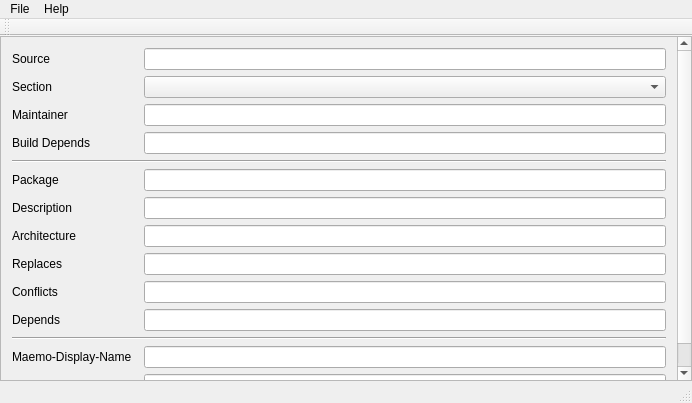
<?xml version="1.0" encoding="UTF-8"?>
<ui version="4.0">
 <class>MainWindow</class>
 <widget class="QMainWindow" name="MainWindow">
  <property name="geometry">
   <rect>
    <x>0</x>
    <y>0</y>
    <width>692</width>
    <height>403</height>
   </rect>
  </property>
  <property name="windowTitle">
   <string>CSSU Maintenance</string>
  </property>
  <widget class="QWidget" name="centralWidget">
   <layout class="QGridLayout" name="gridLayout">
    <property name="margin">
     <number>0</number>
    </property>
    <item row="0" column="0">
     <widget class="QScrollArea" name="scrollArea">
      <property name="frameShadow">
       <enum>QFrame::Plain</enum>
      </property>
      <property name="widgetResizable">
       <bool>true</bool>
      </property>
      <widget class="QWidget" name="scrollAreaWidgetContents">
       <property name="geometry">
        <rect>
         <x>0</x>
         <y>0</y>
         <width>686</width>
         <height>348</height>
        </rect>
       </property>
       <layout class="QGridLayout" name="gridLayout_2">
        <item row="0" column="0">
         <widget class="QLabel" name="label">
          <property name="text">
           <string>Source</string>
          </property>
         </widget>
        </item>
        <item row="0" column="2">
         <widget class="QLineEdit" name="sourceLineEdit"/>
        </item>
        <item row="1" column="0">
         <widget class="QLabel" name="label_2">
          <property name="text">
           <string>Section</string>
          </property>
         </widget>
        </item>
        <item row="1" column="2">
         <widget class="QComboBox" name="sectionsBox"/>
        </item>
        <item row="2" column="0">
         <widget class="QLabel" name="label_3">
          <property name="text">
           <string>Maintainer</string>
          </property>
         </widget>
        </item>
        <item row="2" column="2">
         <widget class="QLineEdit" name="maintainerEdit"/>
        </item>
        <item row="3" column="0">
         <widget class="QLabel" name="label_4">
          <property name="text">
           <string>Build Depends</string>
          </property>
         </widget>
        </item>
        <item row="3" column="2">
         <widget class="QLineEdit" name="buildDepsEdit"/>
        </item>
        <item row="4" column="0" colspan="3">
         <widget class="Line" name="line">
          <property name="orientation">
           <enum>Qt::Horizontal</enum>
          </property>
         </widget>
        </item>
        <item row="5" column="0">
         <widget class="QLabel" name="label_5">
          <property name="text">
           <string>Package</string>
          </property>
         </widget>
        </item>
        <item row="5" column="2">
         <widget class="QLineEdit" name="packageLineEdit"/>
        </item>
        <item row="7" column="0">
         <widget class="QLabel" name="label_6">
          <property name="text">
           <string>Architecture</string>
          </property>
         </widget>
        </item>
        <item row="7" column="2">
         <widget class="QLineEdit" name="archLineEdit"/>
        </item>
        <item row="8" column="0">
         <widget class="QLabel" name="label_7">
          <property name="text">
           <string>Replaces</string>
          </property>
         </widget>
        </item>
        <item row="8" column="2">
         <widget class="QClickableLineEdit" name="replacesLineEdit">
          <property name="readOnly">
           <bool>true</bool>
          </property>
         </widget>
        </item>
        <item row="9" column="0">
         <widget class="QLabel" name="label_8">
          <property name="text">
           <string>Conflicts</string>
          </property>
         </widget>
        </item>
        <item row="9" column="2">
         <widget class="QClickableLineEdit" name="conflictsLineEdit">
          <property name="readOnly">
           <bool>true</bool>
          </property>
         </widget>
        </item>
        <item row="12" column="0">
         <widget class="QLabel" name="label_9">
          <property name="text">
           <string>Maemo-Display-Name</string>
          </property>
         </widget>
        </item>
        <item row="11" column="0" colspan="3">
         <widget class="Line" name="line_2">
          <property name="orientation">
           <enum>Qt::Horizontal</enum>
          </property>
         </widget>
        </item>
        <item row="12" column="2">
         <widget class="QLineEdit" name="maemoDisplayNameEdit"/>
        </item>
        <item row="13" column="0">
         <widget class="QLabel" name="label_10">
          <property name="text">
           <string>Maemo-Flags</string>
          </property>
         </widget>
        </item>
        <item row="13" column="2">
         <widget class="QLineEdit" name="maemoFlagsEdit"/>
        </item>
        <item row="10" column="0">
         <widget class="QLabel" name="label_11">
          <property name="text">
           <string>Depends</string>
          </property>
         </widget>
        </item>
        <item row="10" column="2">
         <widget class="QClickableLineEdit" name="dependsLineEdit">
          <property name="readOnly">
           <bool>true</bool>
          </property>
         </widget>
        </item>
        <item row="6" column="0">
         <widget class="QLabel" name="label_12">
          <property name="text">
           <string>Description</string>
          </property>
         </widget>
        </item>
        <item row="6" column="2">
         <widget class="QLineEdit" name="descriptionEdit"/>
        </item>
       </layout>
      </widget>
     </widget>
    </item>
   </layout>
  </widget>
  <widget class="QMenuBar" name="menuBar">
   <property name="geometry">
    <rect>
     <x>0</x>
     <y>0</y>
     <width>692</width>
     <height>21</height>
    </rect>
   </property>
   <widget class="QMenu" name="menuFile">
    <property name="title">
     <string>File</string>
    </property>
    <addaction name="actionOpen"/>
    <addaction name="actionPreview"/>
    <addaction name="actionSave"/>
    <addaction name="actionReload"/>
   </widget>
   <widget class="QMenu" name="menuHelp">
    <property name="title">
     <string>Help</string>
    </property>
    <addaction name="actionAbout"/>
   </widget>
   <addaction name="menuFile"/>
   <addaction name="menuHelp"/>
  </widget>
  <widget class="QToolBar" name="mainToolBar">
   <attribute name="toolBarArea">
    <enum>TopToolBarArea</enum>
   </attribute>
   <attribute name="toolBarBreak">
    <bool>false</bool>
   </attribute>
  </widget>
  <widget class="QStatusBar" name="statusBar"/>
  <action name="actionOpen">
   <property name="text">
    <string>Open</string>
   </property>
  </action>
  <action name="actionSave">
   <property name="text">
    <string>Save</string>
   </property>
  </action>
  <action name="actionReload">
   <property name="text">
    <string>Reload</string>
   </property>
  </action>
  <action name="actionAbout">
   <property name="text">
    <string>About</string>
   </property>
  </action>
  <action name="actionPreview">
   <property name="text">
    <string>Preview</string>
   </property>
  </action>
 </widget>
 <layoutdefault spacing="6" margin="11"/>
 <customwidgets>
  <customwidget>
   <class>QClickableLineEdit</class>
   <extends>QLineEdit</extends>
   <header location="global">qclickablelineedit.h</header>
  </customwidget>
 </customwidgets>
 <resources/>
 <connections/>
</ui>
